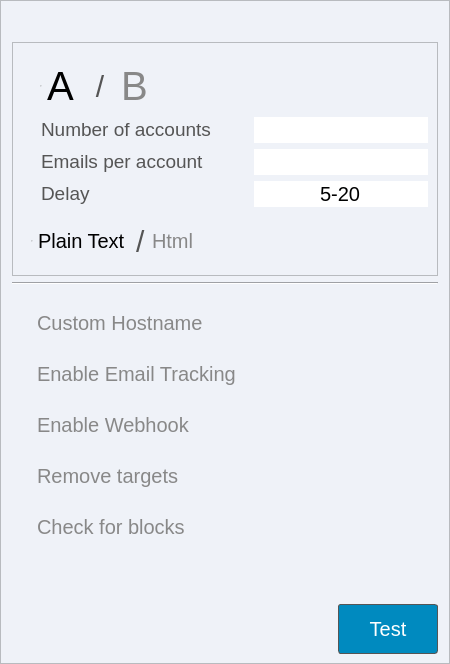
         <widget class="QFrame" name="frame">
          <property name="sizePolicy">
           <sizepolicy hsizetype="Expanding" vsizetype="Expanding">
            <horstretch>0</horstretch>
            <verstretch>0</verstretch>
           </sizepolicy>
          </property>
          <property name="minimumSize">
           <size>
            <width>450</width>
            <height>0</height>
           </size>
          </property>
          <property name="maximumSize">
           <size>
            <width>350</width>
            <height>16777215</height>
           </size>
          </property>
          <property name="styleSheet">
           <string notr="true">background-color: #eff2f8;
</string>
          </property>
          <property name="frameShape">
           <enum>QFrame::StyledPanel</enum>
          </property>
          <property name="frameShadow">
           <enum>QFrame::Raised</enum>
          </property>
          <layout class="QVBoxLayout" name="verticalLayout_9">
           <property name="bottomMargin">
            <number>9</number>
           </property>
           <item>
            <spacer name="verticalSpacer_14">
             <property name="orientation">
              <enum>Qt::Vertical</enum>
             </property>
             <property name="sizeType">
              <enum>QSizePolicy::Fixed</enum>
             </property>
             <property name="sizeHint" stdset="0">
              <size>
               <width>20</width>
               <height>30</height>
              </size>
             </property>
            </spacer>
           </item>
           <item>
            <widget class="QFrame" name="frame_2">
             <property name="frameShape">
              <enum>QFrame::StyledPanel</enum>
             </property>
             <property name="frameShadow">
              <enum>QFrame::Raised</enum>
             </property>
             <layout class="QVBoxLayout" name="verticalLayout">
              <property name="spacing">
               <number>0</number>
              </property>
              <item>
               <widget class="QFrame" name="frame_11">
                <layout class="QGridLayout" name="gridLayout_2" columnstretch="0,0">
                 <property name="rightMargin">
                  <number>0</number>
                 </property>
                 <item row="1" column="0">
                  <widget class="QLabel" name="label_3">
                   <property name="sizePolicy">
                    <sizepolicy hsizetype="Minimum" vsizetype="Fixed">
                     <horstretch>0</horstretch>
                     <verstretch>0</verstretch>
                    </sizepolicy>
                   </property>
                   <property name="font">
                    <font>
                     <family>Arial</family>
                     <pointsize>14</pointsize>
                     <weight>50</weight>
                     <bold>false</bold>
                    </font>
                   </property>
                   <property name="styleSheet">
                    <string notr="true">color: #555;
margin-left: 5px;</string>
                   </property>
                   <property name="text">
                    <string>Number of accounts</string>
                   </property>
                   <property name="alignment">
                    <set>Qt::AlignLeading|Qt::AlignLeft|Qt::AlignVCenter</set>
                   </property>
                  </widget>
                 </item>
                 <item row="1" column="1">
                  <widget class="QLineEdit" name="lineEdit_number_of_threads">
                   <property name="sizePolicy">
                    <sizepolicy hsizetype="Minimum" vsizetype="Fixed">
                     <horstretch>0</horstretch>
                     <verstretch>0</verstretch>
                    </sizepolicy>
                   </property>
                   <property name="font">
                    <font>
                     <pointsize>-1</pointsize>
                    </font>
                   </property>
                   <property name="styleSheet">
                    <string notr="true">background-color: rgb(255, 255, 255);
font-size: 20px;</string>
                   </property>
                   <property name="inputMethodHints">
                    <set>Qt::ImhDigitsOnly</set>
                   </property>
                   <property name="maxLength">
                    <number>4</number>
                   </property>
                   <property name="frame">
                    <bool>false</bool>
                   </property>
                   <property name="alignment">
                    <set>Qt::AlignCenter</set>
                   </property>
                  </widget>
                 </item>
                 <item row="2" column="0">
                  <widget class="QLabel" name="label_2">
                   <property name="sizePolicy">
                    <sizepolicy hsizetype="Minimum" vsizetype="Fixed">
                     <horstretch>0</horstretch>
                     <verstretch>0</verstretch>
                    </sizepolicy>
                   </property>
                   <property name="font">
                    <font>
                     <family>Arial</family>
                     <pointsize>14</pointsize>
                     <weight>50</weight>
                     <bold>false</bold>
                    </font>
                   </property>
                   <property name="styleSheet">
                    <string notr="true">color: #555;
margin-left: 5px;</string>
                   </property>
                   <property name="text">
                    <string>Emails per account</string>
                   </property>
                   <property name="alignment">
                    <set>Qt::AlignLeading|Qt::AlignLeft|Qt::AlignVCenter</set>
                   </property>
                  </widget>
                 </item>
                 <item row="2" column="1">
                  <widget class="QLineEdit" name="lineEdit_num_per_address">
                   <property name="sizePolicy">
                    <sizepolicy hsizetype="Minimum" vsizetype="Fixed">
                     <horstretch>0</horstretch>
                     <verstretch>0</verstretch>
                    </sizepolicy>
                   </property>
                   <property name="font">
                    <font>
                     <pointsize>-1</pointsize>
                    </font>
                   </property>
                   <property name="styleSheet">
                    <string notr="true">background-color: rgb(255, 255, 255);
font-size: 20px;</string>
                   </property>
                   <property name="inputMethodHints">
                    <set>Qt::ImhDigitsOnly</set>
                   </property>
                   <property name="maxLength">
                    <number>9</number>
                   </property>
                   <property name="frame">
                    <bool>false</bool>
                   </property>
                   <property name="alignment">
                    <set>Qt::AlignCenter</set>
                   </property>
                  </widget>
                 </item>
                 <item row="3" column="0">
                  <widget class="QLabel" name="label_delay_between_emails">
                   <property name="sizePolicy">
                    <sizepolicy hsizetype="Minimum" vsizetype="Fixed">
                     <horstretch>0</horstretch>
                     <verstretch>0</verstretch>
                    </sizepolicy>
                   </property>
                   <property name="font">
                    <font>
                     <family>Arial</family>
                     <pointsize>14</pointsize>
                     <weight>50</weight>
                     <bold>false</bold>
                    </font>
                   </property>
                   <property name="styleSheet">
                    <string notr="true">color: #555;
margin-left: 5px;</string>
                   </property>
                   <property name="text">
                    <string>Delay</string>
                   </property>
                   <property name="alignment">
                    <set>Qt::AlignLeading|Qt::AlignLeft|Qt::AlignVCenter</set>
                   </property>
                  </widget>
                 </item>
                 <item row="3" column="1">
                  <widget class="QLineEdit" name="lineEdit_delay_between_emails">
                   <property name="sizePolicy">
                    <sizepolicy hsizetype="Minimum" vsizetype="Fixed">
                     <horstretch>0</horstretch>
                     <verstretch>0</verstretch>
                    </sizepolicy>
                   </property>
                   <property name="font">
                    <font>
                     <pointsize>-1</pointsize>
                    </font>
                   </property>
                   <property name="styleSheet">
                    <string notr="true">background-color: rgb(255, 255, 255);
font-size: 20px;</string>
                   </property>
                   <property name="text">
                    <string>5-20</string>
                   </property>
                   <property name="maxLength">
                    <number>9</number>
                   </property>
                   <property name="frame">
                    <bool>false</bool>
                   </property>
                   <property name="alignment">
                    <set>Qt::AlignCenter</set>
                   </property>
                   <property name="placeholderText">
                    <string>Enter a Range</string>
                   </property>
                  </widget>
                 </item>
                 <item row="0" column="0">
                  <layout class="QHBoxLayout" name="horizontalLayout_6">
                   <property name="spacing">
                    <number>0</number>
                   </property>
                   <item>
                    <widget class="QRadioButton" name="radioButton_campaign_group_a">
                     <property name="sizePolicy">
                      <sizepolicy hsizetype="Preferred" vsizetype="MinimumExpanding">
                       <horstretch>0</horstretch>
                       <verstretch>0</verstretch>
                      </sizepolicy>
                     </property>
                     <property name="maximumSize">
                      <size>
                       <width>16777215</width>
                       <height>50</height>
                      </size>
                     </property>
                     <property name="font">
                      <font>
                       <pointsize>-1</pointsize>
                      </font>
                     </property>
                     <property name="styleSheet">
                      <string notr="true">QRadioButton::indicator {
                width: 0px; /* Hide the circle indicator */
                height: 0px;
            }
QRadioButton {
                font-size: 40px;
                color: #888;
                background-color: transparent;
                border: none;
                padding: 10px;
            }
            QRadioButton:checked {
                font-weight: bold;
                color: #000;
            }</string>
                     </property>
                     <property name="text">
                      <string>A</string>
                     </property>
                     <property name="checked">
                      <bool>true</bool>
                     </property>
                    </widget>
                   </item>
                   <item>
                    <widget class="QLabel" name="label_4">
                     <property name="minimumSize">
                      <size>
                       <width>30</width>
                       <height>0</height>
                      </size>
                     </property>
                     <property name="maximumSize">
                      <size>
                       <width>30</width>
                       <height>50</height>
                      </size>
                     </property>
                     <property name="styleSheet">
                      <string notr="true">color: #555;
font-size: 30px;</string>
                     </property>
                     <property name="text">
                      <string>/</string>
                     </property>
                     <property name="alignment">
                      <set>Qt::AlignCenter</set>
                     </property>
                    </widget>
                   </item>
                   <item>
                    <widget class="QRadioButton" name="radioButton_campaign_group_b">
                     <property name="sizePolicy">
                      <sizepolicy hsizetype="Preferred" vsizetype="MinimumExpanding">
                       <horstretch>0</horstretch>
                       <verstretch>0</verstretch>
                      </sizepolicy>
                     </property>
                     <property name="maximumSize">
                      <size>
                       <width>16777215</width>
                       <height>50</height>
                      </size>
                     </property>
                     <property name="font">
                      <font>
                       <pointsize>-1</pointsize>
                      </font>
                     </property>
                     <property name="styleSheet">
                      <string notr="true">QRadioButton::indicator {
                width: 0px; /* Hide the circle indicator */
                height: 0px;
            }
QRadioButton {
                font-size: 40px;
                color: #888;
                background-color: transparent;
                border: none;
            }
            QRadioButton:checked {
                font-weight: bold;
                color: #000;
            }</string>
                     </property>
                     <property name="text">
                      <string>B</string>
                     </property>
                    </widget>
                   </item>
                   <item>
                    <spacer name="horizontalSpacer_32">
                     <property name="orientation">
                      <enum>Qt::Horizontal</enum>
                     </property>
                     <property name="sizeType">
                      <enum>QSizePolicy::Expanding</enum>
                     </property>
                     <property name="sizeHint" stdset="0">
                      <size>
                       <width>40</width>
                       <height>40</height>
                      </size>
                     </property>
                    </spacer>
                   </item>
                  </layout>
                 </item>
                </layout>
               </widget>
              </item>
              <item>
               <layout class="QHBoxLayout" name="horizontalLayout_4">
                <property name="spacing">
                 <number>0</number>
                </property>
                <item>
                 <widget class="QWidget" name="widget_5" native="true">
                  <property name="minimumSize">
                   <size>
                    <width>0</width>
                    <height>0</height>
                   </size>
                  </property>
                  <property name="maximumSize">
                   <size>
                    <width>16777215</width>
                    <height>50</height>
                   </size>
                  </property>
                  <layout class="QHBoxLayout" name="horizontalLayout_27">
                   <property name="spacing">
                    <number>0</number>
                   </property>
                   <property name="leftMargin">
                    <number>0</number>
                   </property>
                   <property name="topMargin">
                    <number>0</number>
                   </property>
                   <property name="rightMargin">
                    <number>0</number>
                   </property>
                   <property name="bottomMargin">
                    <number>0</number>
                   </property>
                   <item>
                    <widget class="QRadioButton" name="radioButton_plain_text">
                     <property name="sizePolicy">
                      <sizepolicy hsizetype="Preferred" vsizetype="MinimumExpanding">
                       <horstretch>0</horstretch>
                       <verstretch>0</verstretch>
                      </sizepolicy>
                     </property>
                     <property name="maximumSize">
                      <size>
                       <width>16777215</width>
                       <height>50</height>
                      </size>
                     </property>
                     <property name="font">
                      <font>
                       <pointsize>-1</pointsize>
                      </font>
                     </property>
                     <property name="styleSheet">
                      <string notr="true">QRadioButton::indicator {
                width: 0px; /* Hide the circle indicator */
                height: 0px;
            }
QRadioButton {
                font-size: 20px;
                color: #888;
                background-color: transparent;
                border: none;
                padding: 10px;
            }
            QRadioButton:checked {
                font-weight: bold;
                color: #000;
            }</string>
                     </property>
                     <property name="text">
                      <string>Plain Text</string>
                     </property>
                     <property name="checked">
                      <bool>true</bool>
                     </property>
                    </widget>
                   </item>
                   <item>
                    <widget class="QLabel" name="label_6">
                     <property name="maximumSize">
                      <size>
                       <width>20</width>
                       <height>50</height>
                      </size>
                     </property>
                     <property name="styleSheet">
                      <string notr="true">color: #555;
font-size: 30px;</string>
                     </property>
                     <property name="text">
                      <string>/</string>
                     </property>
                    </widget>
                   </item>
                   <item>
                    <widget class="QRadioButton" name="radioButton_html">
                     <property name="enabled">
                      <bool>true</bool>
                     </property>
                     <property name="sizePolicy">
                      <sizepolicy hsizetype="Preferred" vsizetype="MinimumExpanding">
                       <horstretch>0</horstretch>
                       <verstretch>0</verstretch>
                      </sizepolicy>
                     </property>
                     <property name="maximumSize">
                      <size>
                       <width>16777215</width>
                       <height>50</height>
                      </size>
                     </property>
                     <property name="font">
                      <font>
                       <pointsize>-1</pointsize>
                      </font>
                     </property>
                     <property name="styleSheet">
                      <string notr="true">QRadioButton::indicator {
                width: 0px; /* Hide the circle indicator */
                height: 0px;
            }
QRadioButton {
                font-size: 20px;
                color: #888;
                background-color: transparent;
                border: none;
            }
            QRadioButton:checked {
                font-weight: bold;
                color: #000;
            }</string>
                     </property>
                     <property name="text">
                      <string>Html</string>
                     </property>
                    </widget>
                   </item>
                  </layout>
                 </widget>
                </item>
                <item>
                 <spacer name="horizontalSpacer_39">
                  <property name="orientation">
                   <enum>Qt::Horizontal</enum>
                  </property>
                  <property name="sizeHint" stdset="0">
                   <size>
                    <width>40</width>
                    <height>20</height>
                   </size>
                  </property>
                 </spacer>
                </item>
                <item>
                 <widget class="QCheckBox" name="checkBox_compose_preview">
                  <property name="sizePolicy">
                   <sizepolicy hsizetype="Preferred" vsizetype="MinimumExpanding">
                    <horstretch>0</horstretch>
                    <verstretch>0</verstretch>
                   </sizepolicy>
                  </property>
                  <property name="minimumSize">
                   <size>
                    <width>50</width>
                    <height>50</height>
                   </size>
                  </property>
                  <property name="maximumSize">
                   <size>
                    <width>50</width>
                    <height>50</height>
                   </size>
                  </property>
                  <property name="font">
                   <font>
                    <pointsize>-1</pointsize>
                   </font>
                  </property>
                  <property name="styleSheet">
                   <string notr="true">QCheckBox::indicator {
    width: 30px;  /* Adjust as needed */
    height: 30px;
    background: none; /* Remove default background */
    border: none;
}

QCheckBox::indicator:unchecked {
    image: url(:/icons/icons/eye.svg);
}

QCheckBox::indicator:checked {
    image: url(:/icons/icons/eye_at.svg);
}

QCheckBox {
    font-size: 20px;
    color: #888;
    background-color: transparent;
    border: none;
    padding: 10px;
}

QCheckBox:checked {
    font-weight: bold;
    color: #000;
}
</string>
                  </property>
                  <property name="text">
                   <string/>
                  </property>
                 </widget>
                </item>
               </layout>
              </item>
             </layout>
            </widget>
           </item>
           <item>
            <widget class="Line" name="line_3">
             <property name="orientation">
              <enum>Qt::Horizontal</enum>
             </property>
            </widget>
           </item>
           <item>
            <widget class="QFrame" name="frame_12">
             <property name="styleSheet">
              <string notr="true">border: none;</string>
             </property>
             <layout class="QVBoxLayout" name="verticalLayout_8">
              <item>
               <widget class="QCheckBox" name="checkBox_add_custom_hostname">
                <property name="styleSheet">
                 <string notr="true">QCheckBox::indicator {
                width: 0px; /* Hide the circle indicator */
                height: 0px;
            }
QCheckBox {
                font-size: 20px;
                color: #888;
                background-color: transparent;
                border: none;
                padding: 10px;
            }
            QCheckBox:checked {
                font-weight: bold;
                color: #000;
            }</string>
                </property>
                <property name="text">
                 <string>Custom Hostname</string>
                </property>
               </widget>
              </item>
              <item>
               <widget class="QCheckBox" name="checkBox_email_tracking">
                <property name="sizePolicy">
                 <sizepolicy hsizetype="Preferred" vsizetype="MinimumExpanding">
                  <horstretch>0</horstretch>
                  <verstretch>0</verstretch>
                 </sizepolicy>
                </property>
                <property name="styleSheet">
                 <string notr="true">QCheckBox::indicator {
                width: 0px; /* Hide the circle indicator */
                height: 0px;
            }
QCheckBox {
                font-size: 20px;
                color: #888;
                background-color: transparent;
                border: none;
                padding: 10px;
            }
            QCheckBox:checked {
                font-weight: bold;
                color: #000;
            }</string>
                </property>
                <property name="text">
                 <string>Enable Email Tracking</string>
                </property>
               </widget>
              </item>
              <item>
               <widget class="QCheckBox" name="checkBox_enable_webhook">
                <property name="sizePolicy">
                 <sizepolicy hsizetype="Preferred" vsizetype="MinimumExpanding">
                  <horstretch>0</horstretch>
                  <verstretch>0</verstretch>
                 </sizepolicy>
                </property>
                <property name="styleSheet">
                 <string notr="true">QCheckBox::indicator {
                width: 0px; /* Hide the circle indicator */
                height: 0px;
            }
QCheckBox {
                font-size: 20px;
                color: #888;
                background-color: transparent;
                border: none;
                padding: 10px;
            }
            QCheckBox:checked {
                font-weight: bold;
                color: #000;
            }</string>
                </property>
                <property name="text">
                 <string>Enable Webhook</string>
                </property>
               </widget>
              </item>
              <item>
               <widget class="QCheckBox" name="checkBox_remove_email_from_target">
                <property name="sizePolicy">
                 <sizepolicy hsizetype="Preferred" vsizetype="MinimumExpanding">
                  <horstretch>0</horstretch>
                  <verstretch>0</verstretch>
                 </sizepolicy>
                </property>
                <property name="styleSheet">
                 <string notr="true">QCheckBox::indicator {
                width: 0px; /* Hide the circle indicator */
                height: 0px;
            }
QCheckBox {
                font-size: 20px;
                color: #888;
                background-color: transparent;
                border: none;
                padding: 10px;
            }
            QCheckBox:checked {
                font-weight: bold;
                color: #000;
            }</string>
                </property>
                <property name="text">
                 <string>Remove targets</string>
                </property>
               </widget>
              </item>
              <item>
               <widget class="QCheckBox" name="checkBox_check_for_blocks">
                <property name="sizePolicy">
                 <sizepolicy hsizetype="Preferred" vsizetype="MinimumExpanding">
                  <horstretch>0</horstretch>
                  <verstretch>0</verstretch>
                 </sizepolicy>
                </property>
                <property name="styleSheet">
                 <string notr="true">QCheckBox::indicator {
                width: 0px; /* Hide the circle indicator */
                height: 0px;
            }
QCheckBox {
                font-size: 20px;
                color: #888;
                background-color: transparent;
                border: none;
                padding: 10px;
            }
            QCheckBox:checked {
                font-weight: bold;
                color: #000;
            }</string>
                </property>
                <property name="text">
                 <string>Check for blocks</string>
                </property>
               </widget>
              </item>
              <item>
               <spacer name="verticalSpacer_13">
                <property name="orientation">
                 <enum>Qt::Vertical</enum>
                </property>
                <property name="sizeHint" stdset="0">
                 <size>
                  <width>20</width>
                  <height>40</height>
                 </size>
                </property>
               </spacer>
              </item>
             </layout>
            </widget>
           </item>
           <item>
            <layout class="QHBoxLayout" name="horizontalLayout_7">
             <item>
              <spacer name="horizontalSpacer_33">
               <property name="orientation">
                <enum>Qt::Horizontal</enum>
               </property>
               <property name="sizeHint" stdset="0">
                <size>
                 <width>40</width>
                 <height>20</height>
                </size>
               </property>
              </spacer>
             </item>
             <item>
              <widget class="QPushButton" name="pushButton_test">
               <property name="minimumSize">
                <size>
                 <width>100</width>
                 <height>50</height>
                </size>
               </property>
               <property name="font">
                <font>
                 <family>Arial</family>
                 <pointsize>15</pointsize>
                </font>
               </property>
               <property name="styleSheet">
                <string notr="true">QPushButton {
    border: 1px solid #555;
    border-radius: 3px;
    border-style: Solid;
    background: rgba(0, 138, 191);
    padding: 5px 28px;
	color: rgb(255, 255, 255);
    }

QPushButton:hover {
    background: rgba(0, 138, 191, 0.6);
	opacity: 0.2
    }

QPushButton:pressed {
    border-style: inset;
    background: rgb(0, 138, 191);
    }</string>
               </property>
               <property name="text">
                <string>Test</string>
               </property>
              </widget>
             </item>
            </layout>
           </item>
          </layout>
         </widget>
